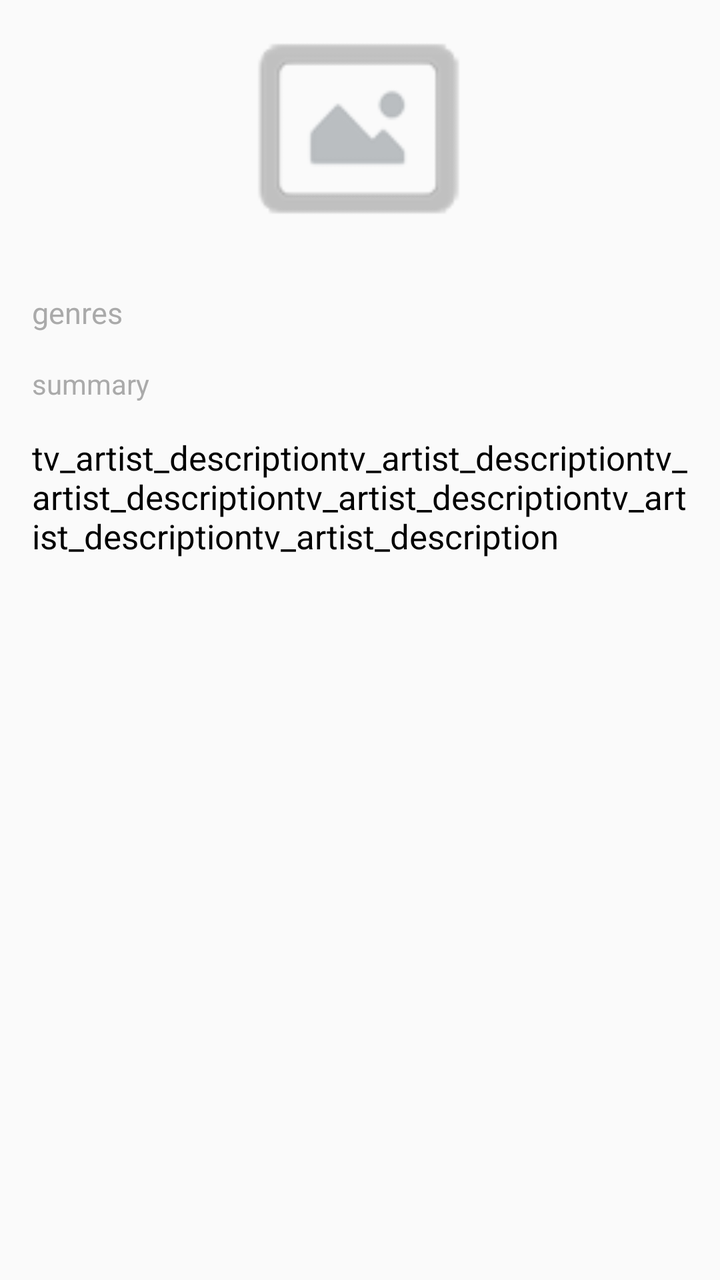
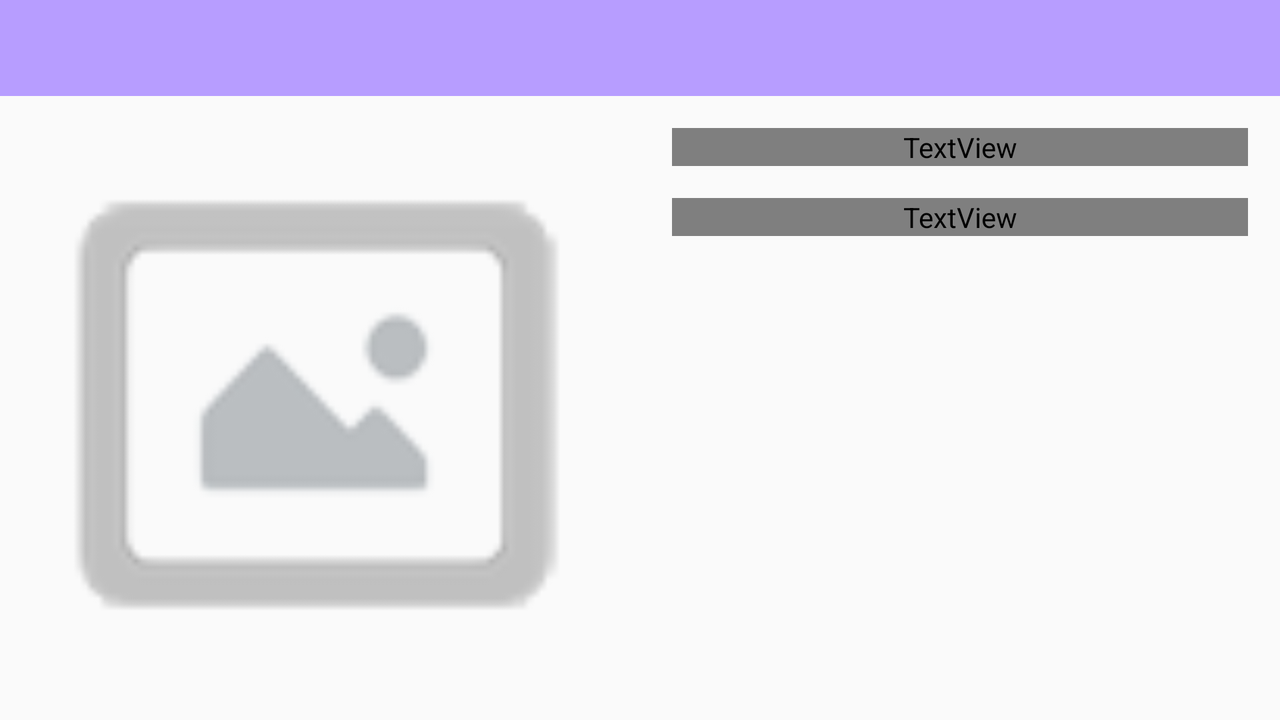

An Android layout and its configuration variant, each rendered on a device that would load it. The default file and the variant file are quoted in full after the pictures.
<!-- AndroidManifest.xml: application theme AppTheme -->
<!-- res/layout/activity_detail.xml -->
<?xml version="1.0" encoding="utf-8"?>
<LinearLayout xmlns:android="http://schemas.android.com/apk/res/android"
    xmlns:tools="http://schemas.android.com/tools"
    android:layout_width="match_parent"
    android:layout_height="match_parent"
    android:orientation="vertical"
    tools:context=".DetailActivity">

    <ImageView
        android:id="@+id/iv_artist_small_photo"
        android:layout_width="match_parent"
        android:layout_height="@dimen/big_imageview_height"
        android:maxHeight="@dimen/big_imageview_height"
        android:src="@drawable/error_drawable" />

    <TextView
        android:id="@+id/tv_artist_genres"
        android:layout_width="match_parent"
        android:layout_height="wrap_content"
        android:layout_marginLeft="@dimen/margin_normal"
        android:layout_marginRight="@dimen/margin_normal"
        android:layout_marginTop="@dimen/margin_normal"
        android:text="genres"
        android:textColor="@android:color/darker_gray"
        android:textSize="@dimen/font_cardview_genres" />

    <TextView
        android:id="@+id/tv_artist_summary"
        android:layout_width="match_parent"
        android:layout_height="wrap_content"
        android:layout_marginLeft="@dimen/margin_normal"
        android:layout_marginRight="@dimen/margin_normal"
        android:layout_marginTop="@dimen/margin_normal"
        android:text="summary"
        android:textColor="@android:color/darker_gray"
        android:textSize="@dimen/font_cardview_summary" />

    <TextView
        android:id="@+id/tv_description"
        android:layout_width="match_parent"
        android:layout_height="wrap_content"
        android:layout_marginLeft="@dimen/margin_normal"
        android:layout_marginRight="@dimen/margin_normal"
        android:layout_marginTop="@dimen/margin_normal"
        android:scrollbars="vertical"
        android:text="tv_artist_descriptiontv_artist_descriptiontv_artist_descriptiontv_artist_descriptiontv_artist_descriptiontv_artist_description"
        android:textColor="@android:color/black"
        android:textSize="@dimen/font_cardview_name" />

</LinearLayout>
<!-- resources referenced by this layout -->
<resources>
  <dimen name="big_imageview_height">130dp</dimen>
  <dimen name="font_cardview_genres">15sp</dimen>
  <dimen name="font_cardview_name">17sp</dimen>
  <dimen name="font_cardview_summary">14sp</dimen>
  <dimen name="margin_normal">16dp</dimen>
  <!-- drawable error_drawable: png bitmap (drawable, 4442 bytes) -->
  <style name="AppTheme" parent="Theme.AppCompat.Light.NoActionBar">
          <item name="colorPrimary">@color/colorPrimary</item>
          <item name="colorPrimaryDark">@color/colorPrimaryDarker</item>
          <item name="colorAccent">@color/colorAccent</item>
      </style>
  <color name="colorPrimary">#b79dff</color>
  <color name="colorAccent">#DFD3FF</color>
</resources>
<!-- res/layout-land/activity_detail.xml (the author's variant of the layout above) -->
<!-- drawn on the phone turned sideways -->
<?xml version="1.0" encoding="utf-8"?>
<LinearLayout xmlns:android="http://schemas.android.com/apk/res/android"
    xmlns:tools="http://schemas.android.com/tools"
    android:layout_width="match_parent"
    android:layout_height="match_parent"
    android:orientation="vertical"
    tools:context=".activity.DetailActivity">

    <include
        android:id="@+id/app_toolbar"
        layout="@layout/toolbar" />

    <LinearLayout
        android:layout_width="match_parent"
        android:layout_height="match_parent"
        android:orientation="horizontal"
        android:weightSum="2">

        <ImageView
            android:id="@+id/iv_artist_big_photo"
            android:layout_width="match_parent"
            android:layout_height="match_parent"
            android:layout_gravity="right|center_vertical"
            android:layout_weight="1"
            android:src="@drawable/error_drawable" />

        <LinearLayout
            android:layout_width="match_parent"
            android:layout_height="match_parent"
            android:layout_weight="1"
            android:orientation="vertical">

            <TextView
                android:id="@+id/tv_artist_genres"
                style="@style/CustomTextViewStyle"
                android:layout_width="match_parent"
                android:textColor="@color/darker_gray"
                android:textSize="@dimen/font_cardview_genres" />

            <TextView
                android:id="@+id/tv_artist_summary"
                style="@style/CustomTextViewStyle"
                android:textColor="@color/darker_gray"
                android:textSize="@dimen/font_cardview_summary" />

            <ScrollView
                android:layout_width="match_parent"
                android:layout_height="match_parent">

                <TextView
                    android:id="@+id/tv_artist_description"
                    style="@style/CustomTextViewStyle"
                    android:lineSpacingMultiplier="1.4"
                    android:textColor="@color/black"
                    android:textSize="@dimen/font_detail_description"
                    android:typeface="serif" />
            </ScrollView>

        </LinearLayout>
    </LinearLayout>

</LinearLayout>
<!-- res/layout/toolbar.xml (included above) -->
<?xml version="1.0" encoding="utf-8"?>
<android.support.v7.widget.Toolbar xmlns:android="http://schemas.android.com/apk/res/android"
    xmlns:custom="http://schemas.android.com/apk/res-auto"
    android:layout_width="match_parent"
    android:layout_height="wrap_content"
    android:theme="@style/ActionBarTheme"
    custom:titleTextAppearance="@style/ActionBar.TitleText">

</android.support.v7.widget.Toolbar>
<!-- resources referenced by the variant -->
<!-- as the phone turned sideways resolves them -->
<resources>
  <dimen name="font_cardview_genres">15sp</dimen>
  <dimen name="font_cardview_summary">14sp</dimen>
  <dimen name="font_detail_description">15sp</dimen>
  <!-- drawable error_drawable: png bitmap (drawable, 4442 bytes) -->
  <style name="ActionBar.TitleText" parent="TextAppearance.AppCompat.Widget.ActionBar.Title">
          <item name="android:textColor">@color/white</item>
          <item name="android:textSize">@dimen/font_toolbar</item>
      </style>
  <style name="ActionBarTheme" parent="">
          <item name="android:textColorPrimary">@color/colorPrimary</item>
          <item name="android:textColorSecondary">@color/white</item>
          <item name="android:background">@color/colorPrimary</item>
          <item name="colorControlHighlight">@color/colorAccent</item>
      </style>
  <style name="CustomTextViewStyle" parent="">
          <item name="android:layout_marginLeft">@dimen/margin_normal</item>
          <item name="android:layout_marginRight">@dimen/margin_normal</item>
          <item name="android:layout_marginTop">@dimen/margin_normal</item>
          <item name="android:layout_width">match_parent</item>
          <item name="android:layout_height">wrap_content</item>
      </style>
  <style name="AppTheme" parent="Theme.AppCompat.Light.NoActionBar">
          <item name="colorPrimary">@color/colorPrimary</item>
          <item name="colorPrimaryDark">@color/colorPrimaryDarker</item>
          <item name="colorAccent">@color/colorAccent</item>
      </style>
  <dimen name="font_toolbar">20sp</dimen>
  <color name="colorPrimary">#b79dff</color>
  <color name="colorAccent">#DFD3FF</color>
  <dimen name="margin_normal">16dp</dimen>
</resources>
